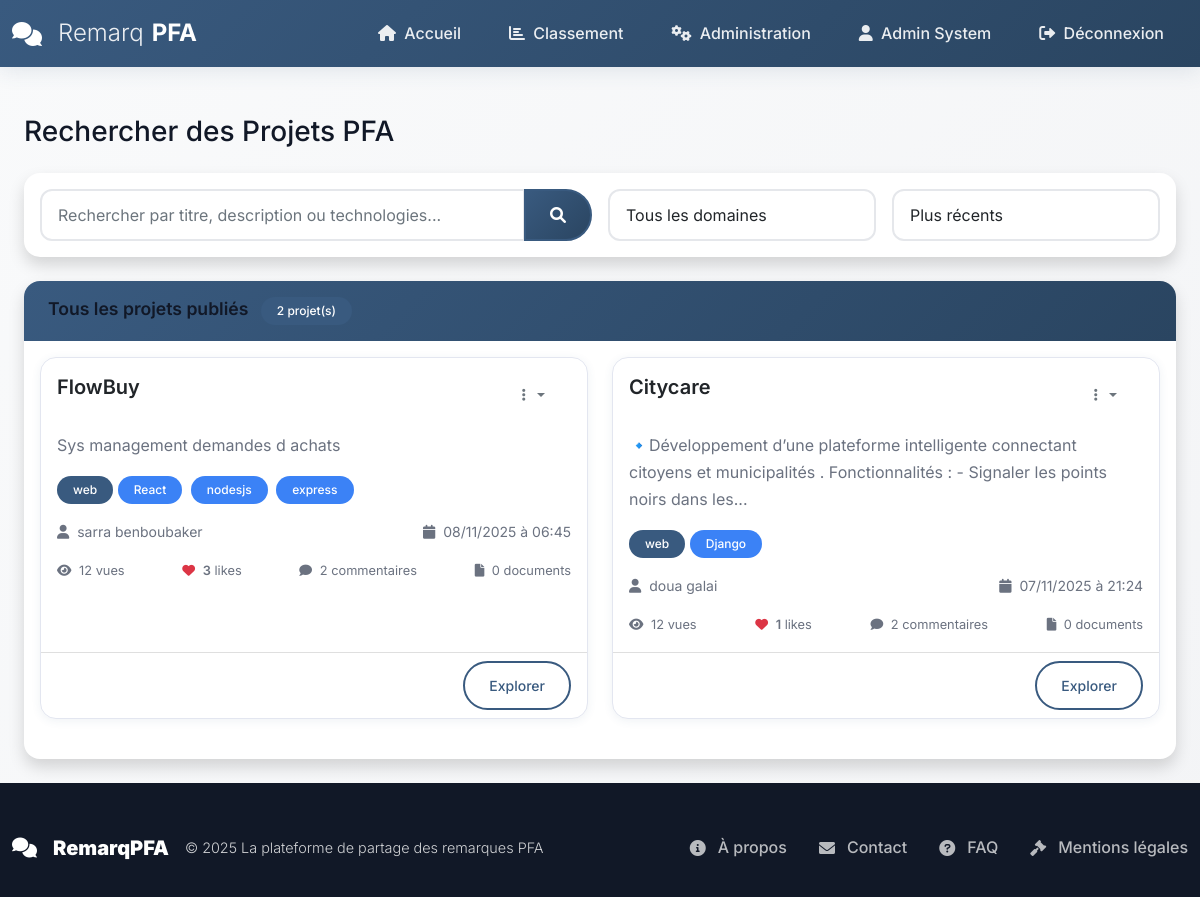
The page /student/projets/rechercher (signed in) on the database its author committed.
### models.py (models this page shows, shortened)
class User(UserMixin, db.Model):
    __tablename__ = 'users'
    id = db.Column(db.Integer, primary_key=True)
    username = db.Column(db.String(80), unique=True, nullable=False, index=True)
    email = db.Column(db.String(120), unique=True, nullable=False, index=True)
    password_hash = db.Column(db.String(255), nullable=False)
    first_name = db.Column(db.String(50), nullable=True)
    last_name = db.Column(db.String(50), nullable=True)
    role = db.Column(db.String(20), nullable=False, default='student')
    is_active = db.Column(db.Boolean, default=True)
    created_at = db.Column(db.DateTime, default=datetime.utcnow)
    updated_at = db.Column(db.DateTime, default=datetime.utcnow, onupdate=datetime.utcnow)
    comments_as_jury = db.relationship('Comment',
                                      foreign_keys='Comment.jury_id',
                                      backref='jury_user',
                                      lazy='dynamic')
    comments_as_student = db.relationship('Comment',
                                         foreign_keys='Comment.student_id',
                                         backref='student_user',
                                         lazy='dynamic')
    pfa_projects = db.relationship('PFAProject',
                                  foreign_keys='PFAProject.student_id',
                                  backref='project_student',
                                  lazy='dynamic')
    project_comments = db.relationship('ProjectComment',
                                      foreign_keys='ProjectComment.user_id',
                                      backref='comment_author',
                                      lazy='dynamic')
    notifications = db.relationship('Notification',
                                   foreign_keys='Notification.user_id',
                                   backref='notification_user',
                                   lazy='dynamic')
    def get_full_name(self):
        if self.first_name and self.last_name:
            return f"{self.first_name} {self.last_name}"
        return self.username

class PFAProject(db.Model):
    __tablename__ = 'pfaprojects'
    id = db.Column(db.Integer, primary_key=True)
    student_id = db.Column(db.Integer, db.ForeignKey('users.id'), nullable=False, index=True)
    title = db.Column(db.String(200), nullable=False)
    description = db.Column(db.Text, nullable=False)
    domain = db.Column(db.String(100), nullable=False)
    technologies = db.Column(db.String(300), nullable=True)
    github_url = db.Column(db.String(500), nullable=True)
    demo_url = db.Column(db.String(500), nullable=True)
    status = db.Column(db.String(20), default='draft')
    is_public = db.Column(db.Boolean, default=True)
    views_count = db.Column(db.Integer, default=0)
    likes_count = db.Column(db.Integer, default=0)
    created_at = db.Column(db.DateTime, default=datetime.utcnow)
    updated_at = db.Column(db.DateTime, default=datetime.utcnow, onupdate=datetime.utcnow)
    student = db.relationship('User',
                             foreign_keys=[student_id],
                             backref=db.backref('owned_projects', lazy='dynamic'))
    documents = db.relationship('ProjectDocument',
                               foreign_keys='ProjectDocument.project_id',
                               backref='document_project',
                               lazy='dynamic',
                               cascade='all, delete-orphan')
    comments = db.relationship('ProjectComment',
                              foreign_keys='ProjectComment.project_id',
                              backref='comment_project',
                              lazy='dynamic',
                              cascade='all, delete-orphan')
    def get_documents_count(self):
        return self.documents.count()
    def get_comments_count(self):
        return self.comments.count()

### routes/student_projects.py (the view, shortened to what this page needs)
@student_projects_bp.route('/projets/rechercher')
@login_required
def search_projects():
    query = request.args.get('q', '')
    domain = request.args.get('domain', 'all')
    sort_by = request.args.get('sort_by', 'newest')
    projects_query = PFAProject.query.filter_by(status='published')
    if domain != 'all':
        projects_query = projects_query.filter_by(domain=domain)
    if sort_by == 'popular':
        projects_query = projects_query.order_by(PFAProject.views_count.desc())
    elif sort_by == 'likes':
        projects_query = projects_query.order_by(PFAProject.likes_count.desc())
    else:  # newest
        projects_query = projects_query.order_by(PFAProject.created_at.desc())
    projects = projects_query.all()
    return render_template('student/search_projects.html',
                         projects=projects,
                         query=query,
                         domain=domain,
                         sort_by=sort_by)

### templates/student/search_projects.html (shortened to what this page needs)
{% extends "base.html" %}
{% block content %}
<div class="container-fluid py-4">
    <div class="row">
        <div class="col-12">
            <h1 class="h3 mb-4">Rechercher des Projets PFA</h1>
            <div class="card shadow mb-4">
                <div class="card-body">
                    <form method="GET" action="{{ url_for('student_projects.search_projects') }}" class="row g-3">
                        <div class="col-md-6">
                            <div class="input-group">
                                <input type="text" class="form-control" name="q"
                                       placeholder="Rechercher par titre, description ou technologies..."
                                       value="{{ query }}">
                                <button class="btn btn-primary" type="submit">
                                    <i class="fas fa-search"></i>
                                </button>
                            </div>
                        </div>
                        <div class="col-md-3">
                            <select class="form-select" name="domain">
                                <option value="all" {% if domain == 'all' %}selected{% endif %}>Tous les domaines</option>
                            </select>
                        </div>
                        <div class="col-md-3">
                            <select class="form-select" name="sort_by">
                                <option value="newest" {% if sort_by == 'newest' %}selected{% endif %}>Plus récents</option>
                            </select>
                        </div>
                    </form>
                </div>
            </div>
            <div class="card shadow">
                <div class="card-header py-3">
                    <h6 class="m-0 font-weight-bold">
                        {% if query %}
                            Résultats pour "{{ query }}"
                        {% else %}
                            Tous les projets publiés
                        {% endif %}
                        <span class="badge bg-primary ms-2">{{ projects|length }} projet(s)</span>
                    </h6>
                </div>
                <div class="card-body">
                    {% if projects %}
                    <div class="row">
                        {% for project in projects %}
                        <div class="col-lg-6 mb-4">
                            <div class="card h-100 project-card">
                                <div class="card-body">
                                    <div class="d-flex justify-content-between align-items-start mb-3">
                                        <h5 class="card-title">
                                            <a href="{{ url_for('student_projects.project_detail', project_id=project.id) }}"
                                               class="text-decoration-none text-dark">
                                                {{ project.title }}
                                            </a>
                                        </h5>
                                        <div class="dropdown">
                                            <button class="btn btn-sm btn-outline-secondary dropdown-toggle"
                                                    type="button" data-bs-toggle="dropdown">
                                                <i class="fas fa-ellipsis-v"></i>
                                            </button>
                                        </div>
                                    </div>
                                    <p class="card-text text-muted mb-3">{{ project.description|truncate(150) }}</p>
                                    <div class="mb-3">
                                        <span class="badge bg-primary">{{ project.domain }}</span>
                                        {% if project.technologies %}
                                            {% for tech in project.technologies.split(',') %}
                                                {% if tech.strip() %}
                                                <span class="badge bg-info me-1">{{ tech.strip() }}</span>
                                                {% endif %}
                                            {% endfor %}
                                        {% endif %}
                                    </div>
                                    <div class="project-meta d-flex justify-content-between text-muted small mb-3">
                                        <span>
                                            <i class="fas fa-user me-1"></i>
                                            {{ project.student.get_full_name() }}
                                        </span>
                                        <span>
                                            <i class="fas fa-calendar me-1"></i>
                                            {{ project.created_at|datetime }}
                                        </span>
                                    </div>
                                    <div class="project-stats d-flex justify-content-between text-muted small">
                                        <span>
                                            <i class="fas fa-eye me-1"></i>
                                            {{ project.views_count }} vues
                                        </span>
                                        <span class="likes-count" data-project-id="{{ project.id }}">
                                            <i class="fas fa-heart me-1 text-danger"></i>
                                            <span class="likes-number">{{ project.likes_count }}</span> likes
                                        </span>
                                        <span>
                                            <i class="fas fa-comment me-1"></i>
                                            {{ project.get_comments_count() }} commentaires
                                        </span>
                                        <span>
                                            <i class="fas fa-file me-1"></i>
                                            {{ project.get_documents_count() }} documents
                                        </span>
                                    </div>
                                </div>
                                <div class="card-footer bg-transparent">
                                    <div class="d-flex justify-content-between align-items-center">
                                        <a href="{{ url_for('student_projects.project_detail', project_id=project.id) }}"
                                           class="btn btn-sm btn-outline-primary">
                                            Explorer
                                        </a>
                                    </div>
                                </div>
                            </div>
                        </div>
                        {% endfor %}
                    </div>
                    {% endif %}
                </div>
            </div>
        </div>
    </div>
</div>
{% endblock content %}

### templates/base.html (shortened to what this page needs)
<!DOCTYPE html>
<html lang="fr">
<head>
    <link href="https://cdn.jsdelivr.net/npm/bootstrap@5.1.3/dist/css/bootstrap.min.css" rel="stylesheet">
    <link href="https://cdnjs.cloudflare.com/ajax/libs/font-awesome/6.0.0/css/all.min.css" rel="stylesheet">
    <link href="{{ url_for('static', filename='css/main.css') }}" rel="stylesheet">
    <link href="{{ url_for('static', filename='css/modern.css') }}" rel="stylesheet">
</head>
<body>
    <nav class="navbar navbar-expand-lg navbar-dark sticky-top" id="mainNav">
        <div class="container">
            <a class="navbar-brand" href="{{ url_for('public.home') }}">
                <i class="fas fa-comments me-2"></i>
                <span>Remarq</span><strong>PFA</strong>
            </a>
            <div class="collapse navbar-collapse" id="navbarNav">
                <div class="navbar-nav ms-auto">
                    <a class="nav-link" href="{{ url_for('public.home') }}" title="Accueil">
                        <i class="fas fa-home me-1"></i> Accueil
                    </a>
                    <a class="nav-link" href="{{ url_for('public.ranking') }}" title="Classement">
                        <i class="fas fa-chart-bar me-1"></i> Classement
                    </a>
                    {% if current_user.is_authenticated %}
                        {% if current_user.role == 'student' %}
                            <a class="nav-link" href="{{ url_for('student.dashboard') }}" title="Tableau de bord">
                                <i class="fas fa-tachometer-alt me-1"></i> Tableau de bord
                            </a>
                            <a class="nav-link" href="{{ url_for('student_projects.my_projects') }}" title="Mes projets">
                                <i class="fas fa-project-diagram me-1"></i> Mes projets
                            </a>
                        {% elif current_user.role == 'admin' %}
                            <a class="nav-link" href="{{ url_for('admin.dashboard') }}" title="Administration">
                                <i class="fas fa-cogs me-1"></i> Administration
                            </a>
                        {% endif %}
                        <a class="nav-link" href="{{ url_for('auth.profile') }}" title="Profil">
                            <i class="fas fa-user me-1"></i> {{ current_user.get_full_name() }}
                        </a>
                        <a class="nav-link" href="{{ url_for('auth.logout') }}" title="Déconnexion">
                            <i class="fas fa-sign-out-alt me-1"></i> Déconnexion
                        </a>
                    {% endif %}
                </div>
            </div>
        </div>
    </nav>
    <main class="flex-shrink-0">
        <div class="container mt-4">
            {% block content %}{% endblock content %}
        </div>
    </main>
    <footer class="footer mt-auto">
        <div class="container">
            <div class="footer-content">
                <div class="footer-brand">
                    <i class="fas fa-comments me-2"></i>
                    <strong>RemarqPFA</strong>
                    <span class="ms-2">© {{ current_year }} La plateforme de partage des remarques PFA</span>
                </div>
                <ul class="footer-links">
                    <li><a href="{{ url_for('public.about') }}" title="À propos"><i class="fas fa-info-circle me-1"></i>À propos</a></li>
                    <li><a href="{{ url_for('public.contact') }}" title="Contact"><i class="fas fa-envelope me-1"></i>Contact</a></li>
                    <li><a href="{{ url_for('public.faq') }}" title="FAQ"><i class="fas fa-question-circle me-1"></i>FAQ</a></li>
                    <li><a href="#" title="Mentions légales"><i class="fas fa-gavel me-1"></i>Mentions légales</a></li>
                </ul>
            </div>
        </div>
    </footer>
</body>
</html>

### rows shown on the page
User: get_full_name "Admin System"
PFAProject: title "FlowBuy", description "Sys management demandes d achats", domain "web", strip "React" "nodesjs" "express", student.get_full_name "sarra benboubaker", created_at "08/11/2025 à 06:45", views_count "12", likes_count "3", get_comments_count "2", get_documents_count "0"
PFAProject: title "Citycare", description "🔹Développement d’une plateforme intelligente connectant citoyens et municipalités . Fonctionnalités : - Signaler les points noirs dans les...", domain "web", strip "Django", student.get_full_name "doua galai", created_at "07/11/2025 à 21:24", views_count "12", likes_count "1", get_comments_count "2", get_documents_count "0"

### other values the page prints
{{ projects|length }} "2"
